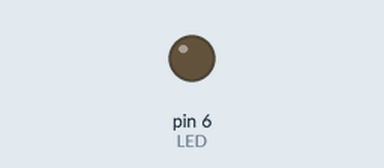
The sketch below on a simulated Arduino Nano, built with avr-gcc and run on an emulated ATmega328P. Shown: output pins drawn as LEDs (lit = HIGH).

Above: at 0.05 s.
At 1.15 s:
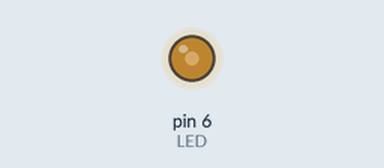
At 2.3 s:
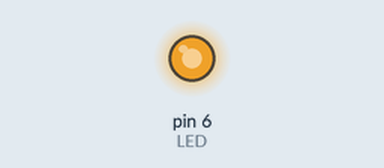
At 4.6 s:
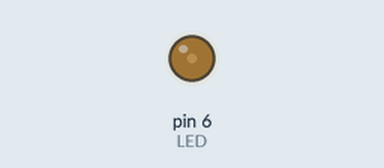
Timing chart, 0 to 6.5 s (numbered marks = the images above):
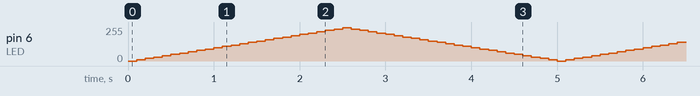

The sketch:

hack-nano-fade.ino
```cpp
// (licence header left out)
/*
 * ------------------------------------------------------------------------------------------------
 * Library files
 * ------------------------------------------------------------------------------------------------
 */

/*
 * ------------------------------------------------------------------------------------------------
 * Macros
 * ------------------------------------------------------------------------------------------------
 */

/*
 * ------------------------------------------------------------------------------------------------
 * Global declarations
 * ------------------------------------------------------------------------------------------------
 */
 int LED=6;            // label pin 6 as LED
 int brightness = 0;   // for storing brightness value
 int fadeAmount = 10;  // step size for brightness

/*
 * ------------------------------------------------------------------------------------------------
 * Functions, ISRs
 * ------------------------------------------------------------------------------------------------
 */

/*
 * ------------------------------------------------------------------------------------------------
 * put your setup code here, to run once:
 * ------------------------------------------------------------------------------------------------
 */
 void setup() {
  pinMode(LED,OUTPUT);    // set pin 6 as output
  }

/*
 * ------------------------------------------------------------------------------------------------
 * put your main code here, to run repeatedly:
 * ------------------------------------------------------------------------------------------------
 */
 void loop() {
  analogWrite(LED, brightness);             // set LED brightness
  brightness = brightness + fadeAmount;     // change the brightness by fadeAmount
  if (brightness <= 0 || brightness >= 250) // maximum dark(0) or bright(250) level is reached
    fadeAmount = -fadeAmount;               // negate the fadeAmount
  delay(100);                               // delay to see the dimming effect
 }
```
